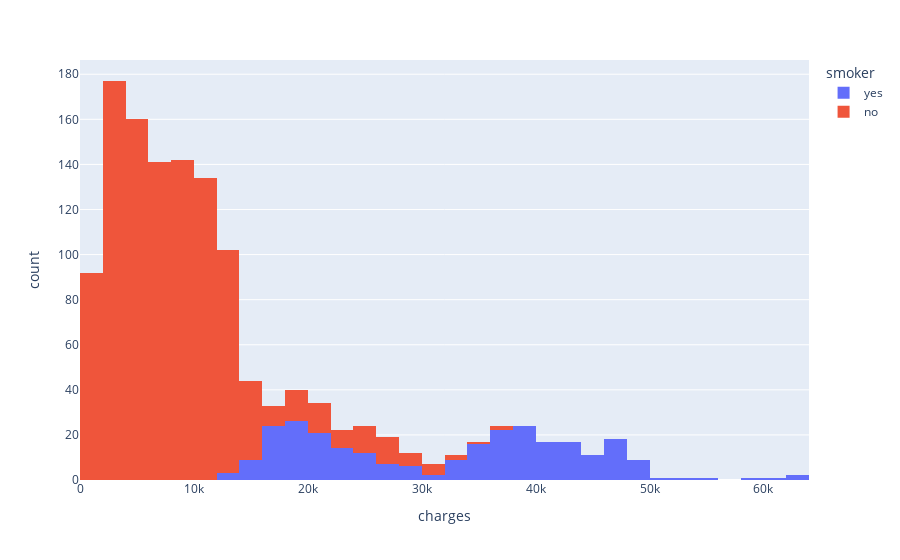

The cell this chart's notebook holds for it:
### Code cell
fig = px.histogram(data_frame=data ,x = 'charges' , color = 'smoker' )
fig.show()

### Figure 1 — Plotly figure (JSON) as saved in the notebook; plotly's stock layout.template omitted (floating-point values rounded to 4 significant figures; data arrays with more than 128 entries replaced by an {"elided": "..."} marker saying what was removed)
{"data": [{"bingroup": "x", "hovertemplate": "smoker=yes<br>charges=%{x}<br>count=%{y}<extra></extra>", "legendgroup": "yes", "marker": {"color": "#636efa", "pattern": {"shape": ""}}, "name": "yes", "orientation": "v", "showlegend": true, "type": "histogram", "x": {"elided": "274 float values"}, "xaxis": "x", "yaxis": "y"}, {"bingroup": "x", "hovertemplate": "smoker=no<br>charges=%{x}<br>count=%{y}<extra></extra>", "legendgroup": "no", "marker": {"color": "#EF553B", "pattern": {"shape": ""}}, "name": "no", "orientation": "v", "showlegend": true, "type": "histogram", "x": {"elided": "1064 float values"}, "xaxis": "x", "yaxis": "y"}], "layout": {"barmode": "relative", "legend": {"title": {"text": "smoker"}, "tracegroupgap": 0}, "margin": {"t": 60}, "xaxis": {"anchor": "y", "domain": [0, 1], "title": {"text": "charges"}}, "yaxis": {"anchor": "x", "domain": [0, 1], "title": {"text": "count"}}}}
